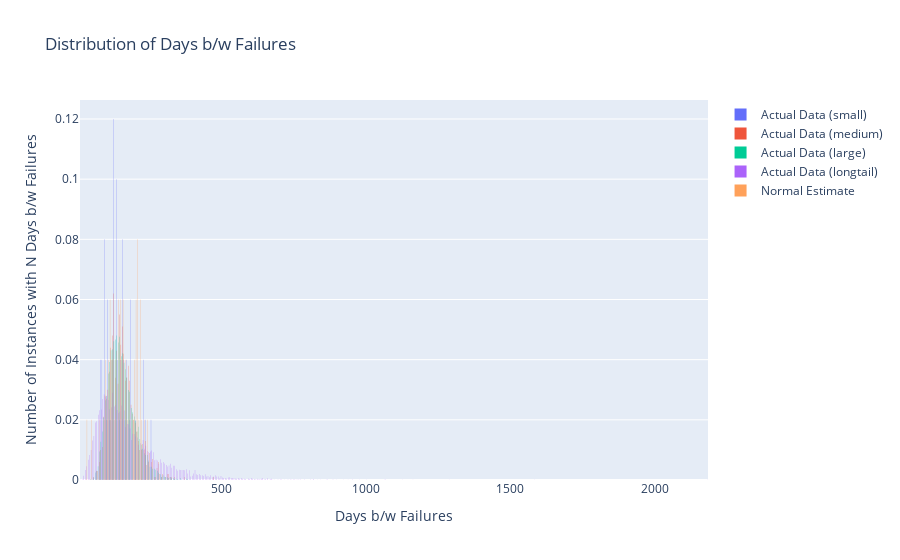

Here is the notebook cell this chart was saved with:
### Code cell
# estimate parameters for normal
normal_mean = dataset_small.mean()
normal_std = dataset_small.std()

normal_samples = np.random.normal(
    loc=normal_mean,
    scale=normal_std,
    size=n_pts_small,
)

fig = visualize(
    normal_samples,
    fig=fig,
    fig_title="Distribution of Days b/w Failures",
    x_title="Days b/w Failures",
    y_title="Number of Instances with N Days b/w Failures",
    trace_name="Normal Estimate"
)
fig.show()

### Figure 1 — Plotly figure (JSON) as saved in the notebook; plotly's stock layout.template omitted (floating-point values rounded to 4 significant figures; data arrays with more than 128 entries replaced by an {"elided": "..."} marker saying what was removed)
{"data": [{"histnorm": "probability", "name": "Actual Data (small)", "type": "histogram", "x": [172.3, 142.4, 180.2, 234.4, 138.3, 138.3, 238.4, 186.8, 128.9, 174.6, 129.2, 129.1, 159.6, 83.6, 88.46, 125.4, 109.5, 163.1, 113.0, 97.16, 230.4, 138.7, 151.5, 96.79, 126.1, 153.4, 105.1, 166.1, 123.9, 136.0, 123.9, 258.7, 147.8, 108.1, 190.0, 102.9, 158.0, 82.44, 99.64, 157.4, 185.2, 156.2, 143.4, 135.6, 95.24, 119.6, 129.3, 203.8, 164.5, 87.45]}, {"histnorm": "probability", "name": "Actual Data (medium)", "type": "histogram", "x": {"elided": "1000 float values"}}, {"histnorm": "probability", "name": "Actual Data (large)", "type": "histogram", "x": {"elided": "10000 float values"}}, {"histnorm": "probability", "name": "Actual Data (longtail)", "type": "histogram", "x": {"elided": "10000 float values"}}, {"histnorm": "probability", "name": "Normal Estimate", "type": "histogram", "x": [223.8, 118.4, 169.3, 150.9, 30.12, 217.9, 172.3, 112.6, 143.0, 96.96, 219.3, 106.9, 122.7, 114.2, 147.5, 200.5, 217.7, 127.8, 159.7, 147.6, 103.8, 243.8, 200.2, 152.0, 209.2, 194.0, 147.6, 157.6, 206.4, 105.3, 213.0, 134.9, 206.9, 144.0, 158.1, 142.8, 122.3, 133.1, 200.9, 49.07, 93.27, 114.4, 99.87, 206.3, 195.9, 168.5, 118.0, 199.1, 78.91, 232.2]}], "layout": {"title": {"text": "Distribution of Days b/w Failures"}, "xaxis": {"title": {"text": "Days b/w Failures"}}, "yaxis": {"title": {"text": "Number of Instances with N Days b/w Failures"}}}}
